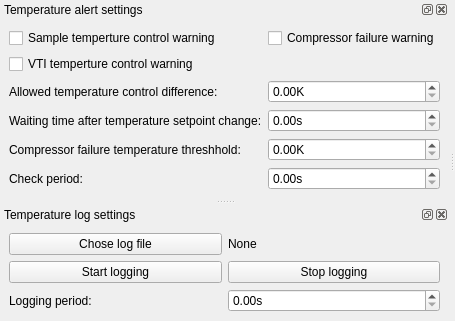
<?xml version="1.0" encoding="UTF-8"?>
<ui version="4.0">
 <class>MainWindow</class>
 <widget class="QMainWindow" name="MainWindow">
  <property name="geometry">
   <rect>
    <x>0</x>
    <y>0</y>
    <width>431</width>
    <height>318</height>
   </rect>
  </property>
  <property name="windowTitle">
   <string>qudi: Temperature alert</string>
  </property>
  <widget class="QWidget" name="centralwidget"/>
  <widget class="QDockWidget" name="temperature_alert_settings_dockWidget">
   <property name="windowTitle">
    <string>Temperature alert settings</string>
   </property>
   <attribute name="dockWidgetArea">
    <number>1</number>
   </attribute>
   <widget class="QWidget" name="dockWidgetContents">
    <layout class="QGridLayout" name="gridLayout">
     <item row="5" column="0">
      <widget class="QLabel" name="label_5">
       <property name="text">
        <string>Check period:</string>
       </property>
      </widget>
     </item>
     <item row="4" column="0">
      <widget class="QLabel" name="label_4">
       <property name="text">
        <string>Compressor failure temperature threshhold:</string>
       </property>
      </widget>
     </item>
     <item row="4" column="1">
      <widget class="ScienDSpinBox" name="compressor_failure_temp_treshhold_DSpinBox">
       <property name="minimumSize">
        <size>
         <width>70</width>
         <height>0</height>
        </size>
       </property>
       <property name="suffix">
        <string>K</string>
       </property>
       <property name="decimals">
        <number>2</number>
       </property>
      </widget>
     </item>
     <item row="5" column="1">
      <widget class="ScienDSpinBox" name="check_period_DSpinBox">
       <property name="minimumSize">
        <size>
         <width>70</width>
         <height>0</height>
        </size>
       </property>
       <property name="suffix">
        <string>s</string>
       </property>
       <property name="decimals">
        <number>2</number>
       </property>
      </widget>
     </item>
     <item row="6" column="0">
      <spacer name="verticalSpacer">
       <property name="orientation">
        <enum>Qt::Vertical</enum>
       </property>
       <property name="sizeHint" stdset="0">
        <size>
         <width>20</width>
         <height>40</height>
        </size>
       </property>
      </spacer>
     </item>
     <item row="0" column="0">
      <widget class="QCheckBox" name="sample_temp_ctrl_warning_checkBox">
       <property name="text">
        <string>Sample temperture control warning </string>
       </property>
      </widget>
     </item>
     <item row="0" column="1">
      <widget class="QCheckBox" name="compressor_failure_warning_checkBox">
       <property name="text">
        <string>Compressor failure warning</string>
       </property>
      </widget>
     </item>
     <item row="2" column="1">
      <widget class="ScienDSpinBox" name="temp_cntrl_diff_DSpinBox">
       <property name="minimumSize">
        <size>
         <width>70</width>
         <height>0</height>
        </size>
       </property>
       <property name="suffix">
        <string>K</string>
       </property>
       <property name="decimals">
        <number>2</number>
       </property>
      </widget>
     </item>
     <item row="3" column="0">
      <widget class="QLabel" name="label_3">
       <property name="text">
        <string>Waiting time after temperature setpoint change:</string>
       </property>
      </widget>
     </item>
     <item row="3" column="1">
      <widget class="ScienDSpinBox" name="T_setpoint_waiting_time_DSpinBox">
       <property name="minimumSize">
        <size>
         <width>70</width>
         <height>0</height>
        </size>
       </property>
       <property name="suffix">
        <string>s</string>
       </property>
       <property name="decimals">
        <number>2</number>
       </property>
      </widget>
     </item>
     <item row="2" column="0">
      <widget class="QLabel" name="label_2">
       <property name="text">
        <string>Allowed temperature control difference:</string>
       </property>
      </widget>
     </item>
     <item row="1" column="0">
      <widget class="QCheckBox" name="vti_temp_ctrl_warning_checkBox">
       <property name="text">
        <string>VTI temperture control warning </string>
       </property>
      </widget>
     </item>
    </layout>
   </widget>
  </widget>
  <widget class="QDockWidget" name="dockWidget_2">
   <property name="windowTitle">
    <string>Temperature log settings</string>
   </property>
   <attribute name="dockWidgetArea">
    <number>1</number>
   </attribute>
   <widget class="QWidget" name="dockWidgetContents_2">
    <layout class="QGridLayout" name="gridLayout_2">
     <item row="0" column="1">
      <widget class="QLabel" name="chosen_log_file_label">
       <property name="text">
        <string>None</string>
       </property>
      </widget>
     </item>
     <item row="1" column="0">
      <widget class="QPushButton" name="start_logging_pushButton">
       <property name="text">
        <string>Start logging</string>
       </property>
      </widget>
     </item>
     <item row="1" column="1">
      <widget class="QPushButton" name="stop_logging_pushButton">
       <property name="text">
        <string>Stop logging</string>
       </property>
      </widget>
     </item>
     <item row="0" column="0">
      <widget class="QPushButton" name="chose_log_file_pushButton">
       <property name="text">
        <string>Chose log file</string>
       </property>
      </widget>
     </item>
     <item row="2" column="1">
      <widget class="ScienDSpinBox" name="logging_period_DSpinBox">
       <property name="minimumSize">
        <size>
         <width>70</width>
         <height>0</height>
        </size>
       </property>
       <property name="suffix">
        <string>s</string>
       </property>
       <property name="decimals">
        <number>2</number>
       </property>
      </widget>
     </item>
     <item row="2" column="0">
      <widget class="QLabel" name="label">
       <property name="text">
        <string>Logging period:</string>
       </property>
      </widget>
     </item>
     <item row="3" column="0">
      <spacer name="verticalSpacer_2">
       <property name="orientation">
        <enum>Qt::Vertical</enum>
       </property>
       <property name="sizeHint" stdset="0">
        <size>
         <width>20</width>
         <height>40</height>
        </size>
       </property>
      </spacer>
     </item>
    </layout>
   </widget>
  </widget>
  <action name="action_delete_all_pulsed_assets">
   <property name="text">
    <string>Delete all pulsed assets</string>
   </property>
  </action>
  <action name="action_restore_default_values">
   <property name="text">
    <string>Restore default values</string>
   </property>
  </action>
 </widget>
 <customwidgets>
  <customwidget>
   <class>ScienDSpinBox</class>
   <extends>QDoubleSpinBox</extends>
   <header location="global">qtwidgets.scientific_spinbox.h</header>
  </customwidget>
 </customwidgets>
 <tabstops>
  <tabstop>sample_temp_ctrl_warning_checkBox</tabstop>
  <tabstop>temp_cntrl_diff_DSpinBox</tabstop>
  <tabstop>T_setpoint_waiting_time_DSpinBox</tabstop>
  <tabstop>compressor_failure_temp_treshhold_DSpinBox</tabstop>
  <tabstop>check_period_DSpinBox</tabstop>
 </tabstops>
 <resources/>
 <connections/>
</ui>
